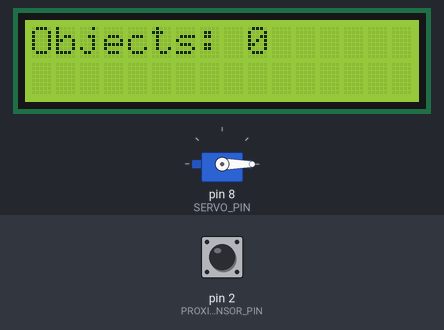
This sketch was run on a simulated Arduino Uno, built with avr-gcc and run on an emulated ATmega328P. Parts: servo, 16×2 character LCD. The test bench sets the inputs (shaded band); at power-on: pin 2 (PROXIMITY_SENSOR_PIN) LOW.

Above: at 1.2 s.
1.3 s: pin 2 (PROXIMITY_SENSOR_PIN) driven HIGH
At 2.0 s:
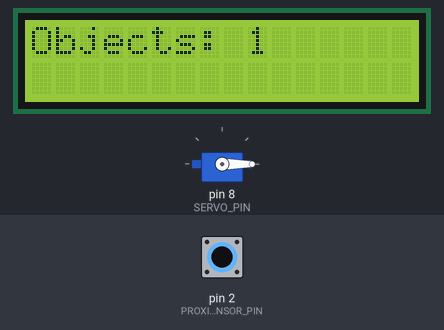
2.8 s: pin 2 (PROXIMITY_SENSOR_PIN) pulsed LOW 5 times (0.12 s each, 0.3 s apart)
At 5.2 s:
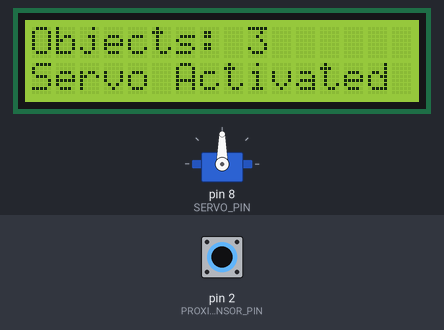
Timing chart, 0 to 7.4 s (numbered marks = the images above; inputs shaded):
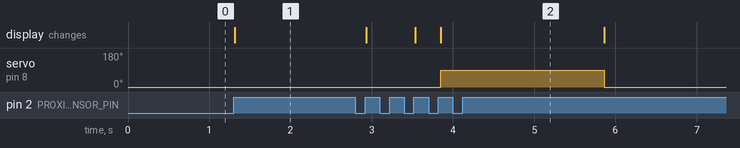

The sketch:

Inductive_Proximity_Sensor_with_Servo_Motor_Lcd_as_Counter.ino
```cpp
#include <Wire.h>
#include <LiquidCrystal_I2C.h>
#include <Servo.h>

// Define I2C LCD (16x2, Address 0x27 or 0x3F)
LiquidCrystal_I2C lcd(0x27, 16, 2);

// Define Pins
#define PROXIMITY_SENSOR_PIN 2  // Inductive Sensor Input
#define SERVO_PIN 8             // Servo Motor Output

Servo servoMotor;
int objectCount = 0;
bool lastState = LOW;

void setup() {
    pinMode(PROXIMITY_SENSOR_PIN, INPUT);
    servoMotor.attach(SERVO_PIN);
    servoMotor.write(0); // Initial position

    // Initialize LCD
    lcd.init();
    lcd.backlight();
    lcd.setCursor(0, 0);
    lcd.print("Objects: 0");
}

void loop() {
    bool currentState = digitalRead(PROXIMITY_SENSOR_PIN);

    if (currentState == HIGH && lastState == LOW) { // Detect rising edge
        objectCount++;
        lcd.clear();
        lcd.setCursor(0, 0);
        lcd.print("Objects: ");
        lcd.print(objectCount);
        delay(300); // Debounce
    }

    lastState = currentState;

    if (objectCount >= 3) {
        servoMotor.write(90); // Move servo when 3 objects detected
        lcd.setCursor(0, 1);
        lcd.print("Servo Activated");
        delay(2000);
        objectCount = 0; // Reset count after activation
        servoMotor.write(0); // Reset servo
        lcd.clear();
        lcd.setCursor(0, 0);
        lcd.print("Objects: 0");
    }
}
```

Measured:
- after the input at 1.3 s, the display: changes at once (image 1)
- after the input at 2.8 s, servo on pin 8 (SERVO_PIN): 0° → 90° after 1.0 s, → 0° 2.0 s later; the display: first changes after 0.13 s (image 2 shows a later state)
